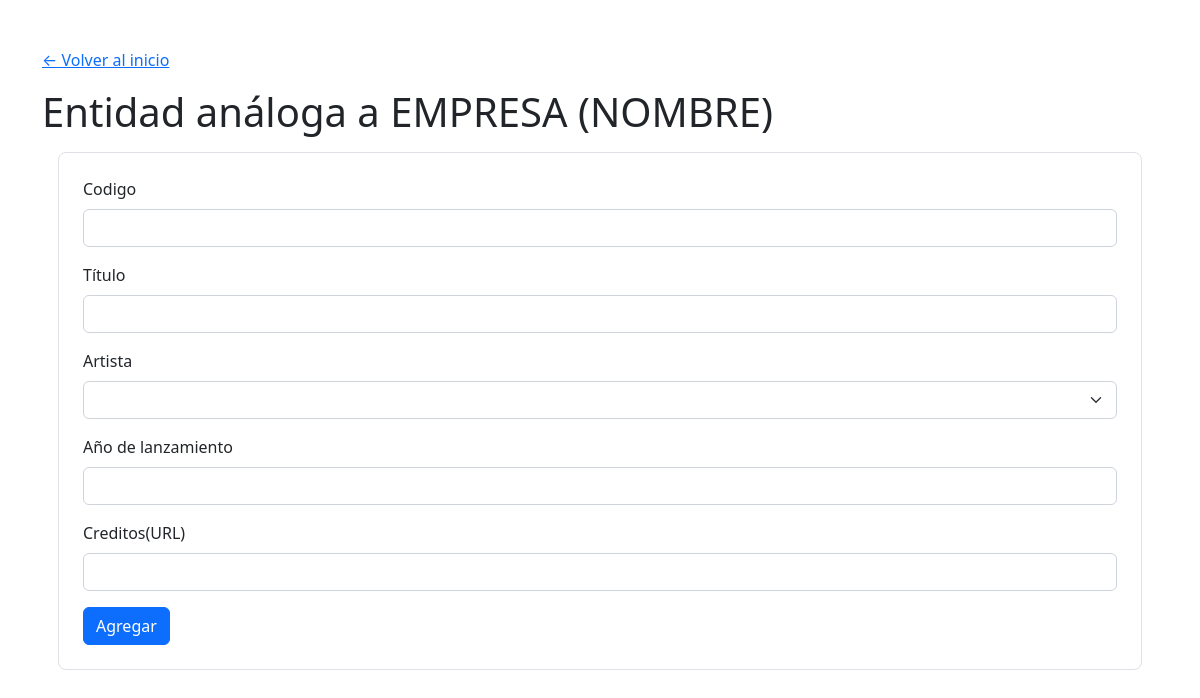
The page /album/empresa.php on the database as committed earlier.
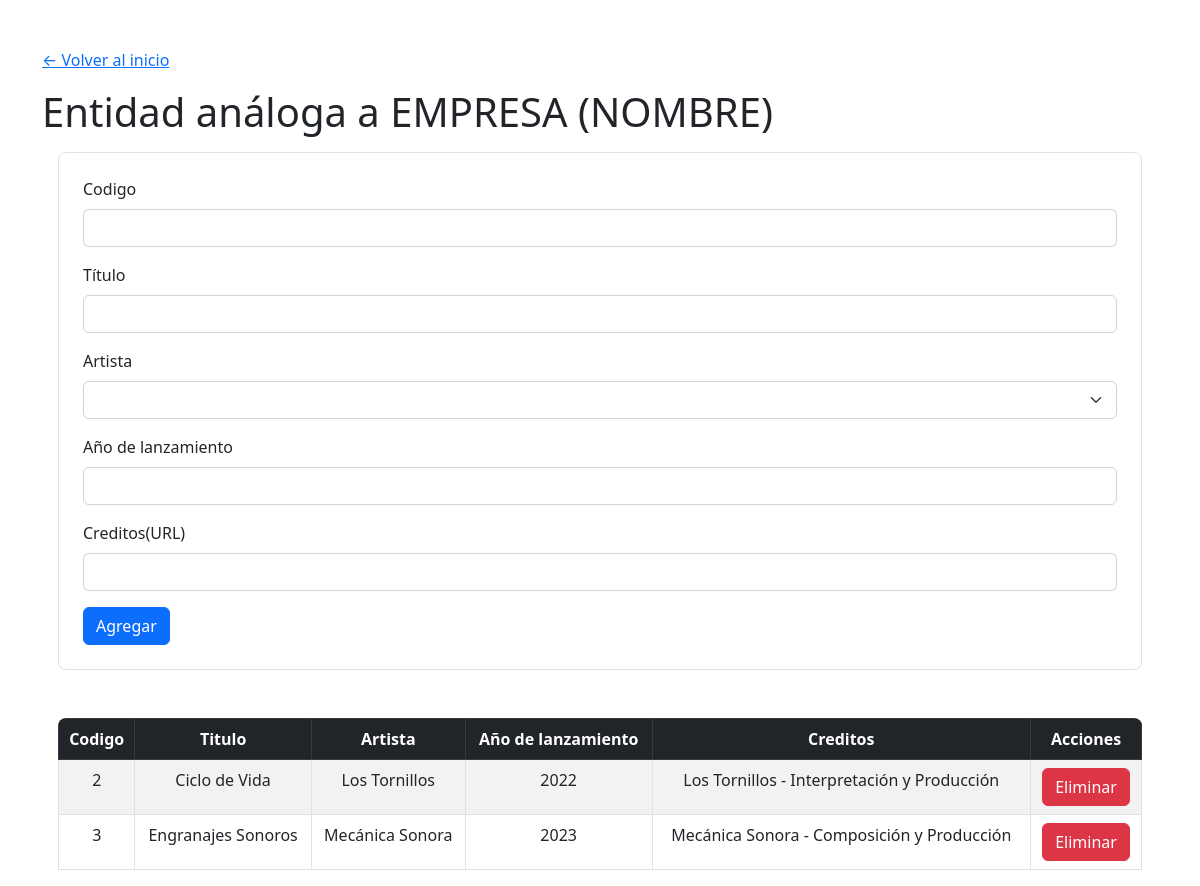
The same page on the database as committed later.
### tables this page shows
CREATE TABLE ALBUM(
    CODIGO INT PRIMARY KEY,
    TITULO VARCHAR(30) NOT NULL,
    ANO_LANZAMIENTO INT NOT NULL,
    CREDITOS VARCHAR(255) NOT NULL,
    CODIGO_ARTISTA INT NOT NULL,
    FOREIGN KEY (CODIGO_ARTISTA) REFERENCES ARTISTA(CODIGO),
    CHECK(CODIGO >= 0),
    CHECK(CODIGO_ARTISTA >= 0),
    CHECK(ANO_LANZAMIENTO > 0)
);

CREATE TABLE ARTISTA(
    CODIGO INT PRIMARY KEY,
    NOMBRE_ARTISTICO VARCHAR(50) NOT NULL UNIQUE,
    GENERO_MUSICAL VARCHAR(30) NOT NULL,
    NOMBRE_OFICIAL VARCHAR(50),
    NUMERO_INTEGRANTES INT,
    TIPO_ARTISTA VARCHAR(10),
    CHECK(TIPO_ARTISTA IN ('Solista','Grupo')),
    CHECK((TIPO_ARTISTA = 'Solista' AND NOMBRE_OFICIAL IS NOT NULL AND NUMERO_INTEGRANTES IS NULL) 
          OR (TIPO_ARTISTA = 'Grupo' AND NOMBRE_OFICIAL IS NULL AND NUMERO_INTEGRANTES IS NOT NULL)),
    CHECK(CODIGO >= 0),
    CHECK(NUMERO_INTEGRANTES > 1)
);

### artista/cliente_select.php (called while the page is built, shortened)
<?php
require('../config/conexion.php');
$query = "SELECT * FROM artista";
$resultadoCliente = mysqli_query($conn, $query) or die(mysqli_error($conn));

### album/empresa_select.php (called while the page is built, shortened)
<?php
require('../config/conexion.php');
$query = "SELECT ALBUM.CODIGO, ALBUM.TITULO, ALBUM.ANO_LANZAMIENTO, ALBUM.CREDITOS, ALBUM.CODIGO_ARTISTA,
                 ARTISTA.NOMBRE_ARTISTICO
          FROM ALBUM
          JOIN ARTISTA ON ALBUM.CODIGO_ARTISTA = ARTISTA.CODIGO";
$resultadoEmpresa = mysqli_query($conn, $query) or die(mysqli_error($conn));

### album/empresa.php (the view, shortened to what this page needs)
<?php
include "../includes/header.php";
?>
<h1 class="mt-3">Entidad análoga a EMPRESA (NOMBRE)</h1>
<div class="formulario p-4 m-3 border rounded-3">
    <form action="empresa_insert.php" method="post" class="form-group">
        <div class="mb-3">
            <label for="nit" class="form-label">Codigo</label>
            <input type="number" class="form-control" id="nit" name="nit" required>
        </div>
        <div class="mb-3">
            <label for="nombre" class="form-label">Título</label>
            <input type="text" class="form-control" id="nombre" name="nombre" required>
        </div>
        <div class="mb-3">
            <label for="artista" class="form-label">Artista</label>
            <select name="artista" id="artista" class="form-select">
                <option value="" selected disabled hidden></option>
                <?php
                require("../artista/cliente_select.php");
                if($resultadoCliente):
                    foreach ($resultadoCliente as $fila):
                ?>
                <?php
                    endforeach;
                endif;
                ?>
            </select>
        </div>
        <div class="mb-3">
            <label for="presupuesto" class="form-label">Año de lanzamiento</label>
            <input type="number" class="form-control" id="presupuesto" name="presupuesto" required>
        </div>
        <div class="mb-3">
            <label for="creditos" class="form-label">Creditos(URL)</label>
            <input type="text" class="form-control" id="creditos" name="creditos" required>
        </div>
        <button type="submit" class="btn btn-primary">Agregar</button>
    </form>
</div>
<?php
require("empresa_select.php");
if($resultadoEmpresa and $resultadoEmpresa->num_rows > 0):
?>
<div class="tabla mt-5 mx-3 rounded-3 overflow-hidden">
    <table class="table table-striped table-bordered">
        <thead class="table-dark">
            <tr>
                <th scope="col" class="text-center">Codigo</th>
                <th scope="col" class="text-center">Titulo</th>
                <th scope="col" class="text-center">Artista</th>
                <th scope="col" class="text-center">Año de lanzamiento</th>
                <th scope="col" class="text-center">Creditos</th>
                <th scope="col" class="text-center">Acciones</th>
            </tr>
        </thead>
        <tbody>
            <?php
            foreach ($resultadoEmpresa as $fila):
            ?>
            <tr>
                <td class="text-center"><?= $fila["CODIGO"]; ?></td>
                <td class="text-center"><?= $fila["TITULO"]; ?></td>
                <td class="text-center"><?= $fila["NOMBRE_ARTISTICO"]; ?></td>
                <td class="text-center"><?= $fila["ANO_LANZAMIENTO"]; ?></td>
                <td class="text-center"><?= $fila["CREDITOS"]; ?></td>
                <td class="text-center">
                    <form action="empresa_delete.php" method="post">
                        <button type="submit" class="btn btn-danger">Eliminar</button>
                    </form>
                </td>
            </tr>
            <?php
            endforeach;
            ?>
        </tbody>
    </table>
</div>
<?php
endif;
include "../includes/footer.php";
?>

### includes/header.php (shortened to what this page needs)
<!DOCTYPE html>
<html lang="en">
<head>
    <link href="https://cdn.jsdelivr.net/npm/bootstrap@5.2.2/dist/css/bootstrap.min.css" rel="stylesheet"
>
</head>
<body>
    <div class="container mt-5">
        <a href="/">&#8592; Volver al inicio</a>

### includes/footer.php
    </div>
</body>
</html>

Rows that differ between the two databases and show on the page:
added album: CODIGO "2", TITULO "Ciclo de Vida", CODIGO_ARTISTA.NOMBRE_ARTISTICO "Los Tornillos", ANO_LANZAMIENTO "2022", CREDITOS "Los Tornillos - Interpretación y Producción"
added album: CODIGO "3", TITULO "Engranajes Sonoros", CODIGO_ARTISTA.NOMBRE_ARTISTICO "Mecánica Sonora", ANO_LANZAMIENTO "2023", CREDITOS "Mecánica Sonora - Composición y Producción"
Other text that changed with them:
text now shown: "Codigo Titulo Artista Año de lanzamiento Creditos Acciones"
